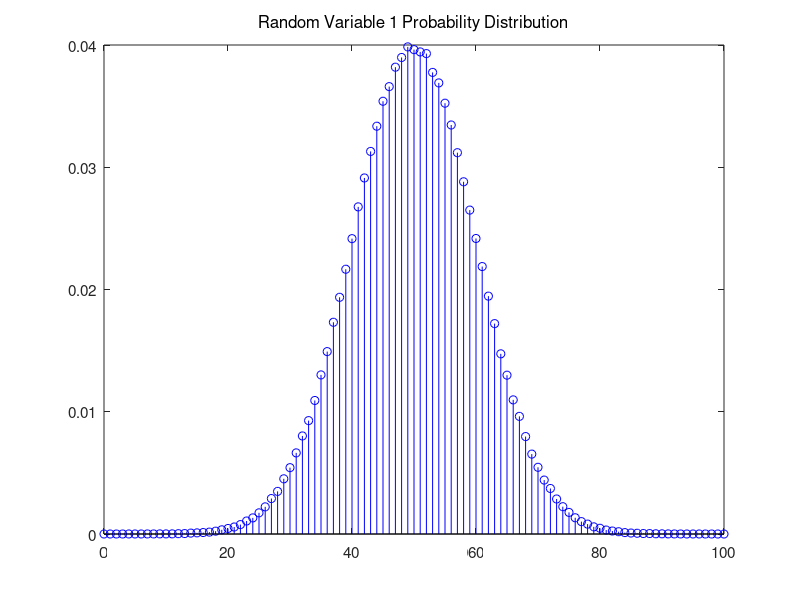

MATLAB code to generate this figure: (Note: this script raises an error after producing the figure.)
% ELEC 326
% Group Simulation Activity 1
% Question 2 - Part II
% Emma Chan, Charlotte Lombard, Jack Mason, Jake Moffat

% Prompt: For each RV, write a MATLAB code to count the number of times each number {0,1,2,. . . ,100}
% is observed and save them in vectors H1, H2 and H3. Then divide H1, H2 and H3 by the
% number of trials (1 million) and plot them.

% Load the RVs
RV1 = load('RV1.mat').RV1;
RV2 = load('RV2.mat').RV2;
RV3 = load('RV3.mat').RV3;
RV = 0:100;

% First random variable
% Count the occurences for each value
H1 = zeros(1, 101);
for i = 1:length(RV1)
    H1(RV1(i) + 1) = H1(RV1(i) + 1) + 1;
end
H1 = H1/length(RV1);

% Probability Distribution Plot
plot1 = figure('Name', 'Random Variable');
stem(RV, H1, 'b');
title('Random Variable 1 Probability Distribution', 'FontWeight', 'normal');
set(gca, 'FontSize', 11);
axis1 = gca;
axis1.XLabel.String = 'Random Variable 1';
axis1.XLim = [0, 100];
axis1.YLabel.String = 'f_1(RV1)';

% Mean Estimate
mean1 = sum(RV1)/length(RV1);

% Variance Estimate
variance1 = 0;
for i = 1:length(RV1)
    variance1 = variance1 + (RV1(i) - mean1)^2;
end
variance1 = variance1/length(RV1);

% Normal distribution including the estimated mean and variance
x1 = linspace(0, 100, 10000);
f_x1 = exp(-1.0 * (x1 - mean1) .* (x1 - mean1) / (2.0 * variance1)) / sqrt(2.0 * pi * variance1);

% Normal Distribution Plot
hold on;
plot(x1, f_x1, 'k', 'LineWidth', 3);
legend('Sample Data', 'Normal Distribution', 'Location', 'North East');
hold off;

% Second random variable
% Count the occurences for each value
H2 = zeros(1, 101);
for i = 1:length(RV2)
    H2(RV2(i) + 1) = H2(RV2(i) + 1) + 1;
end
H2 = H2/length(RV2);

% Probability Distribution Plot
plot2 = figure('Name', 'Random Variable');
stem(RV, H2, 'p');
title('Random Variable 2 Probability Distribution', 'FontWeight', 'normal');
set(gca, 'FontSize', 11);
axis2 = gca;
axis2.XLabel.String = 'Random Variable 2';
axis2.XLim = [0, 100];
axis2.YLabel.String = 'f_2(RV2)';

% Mean Estimate
mean2 = sum(RV2)/length(RV2);

% Variance Estimate
variance2 = 0;
for i = 1:length(RV2)
    variance2 = variance2 + (RV2(i) - mean2)^2;
end
variance2 = variance2/length(RV2);

% Normal distribution including the estimated mean and variance
x2 = linspace(0, 100, 10000);
f_x2 = exp(-1.0 * (x2 - mean2) .* (x2 - mean2) / (2.0 * variance2)) / sqrt(2.0 * pi * variance2);

% Normal Distribution Plot
hold on;
plot(x2, f_x2, 'k', 'LineWidth', 3);
legend('Sample Data', 'Normal Distribution', 'Location', 'North East');
hold off;

% Third random variable
% Count the occurences for each value
H3 = zeros(1, 101);
for i = 1:length(RV3)
    H3(RV3(i) + 1) = H3(RV3(i) + 1) + 1;
end
H3 = H3/length(RV3);

% Probability Distribution Plot
plot3 = figure('Name', 'Random Variable');
stem(RV, H3, 'g');
title('Random Variable 3 Probability Distribution', 'FontWeight', 'normal');
set(gca, 'FontSize', 11);
axis3 = gca;
axis3.XLabel.String = 'Random Variable 3';
axis3.XLim = [0, 100];
axis3.YLabel.String = 'f_3(RV3)';

% Mean Estimate
mean3 = sum(RV3)/length(RV3);

% Variance Estimate
variance3 = 0;
for i = 1:length(RV3)
    variance3 = variance3 + (RV3(i) - mean3)^2;
end
variance3 = variance3/length(RV3);

% Normal distribution including the estimated mean and variance
x3 = linspace(0, 100, 10000);
f_x3 = exp(-1.0 * (x3 - mean3) .* (x3 - mean3) / (2.0 * variance3)) / sqrt(2.0 * pi * variance3);

% Normal Distribution Plot
hold on;
plot(x3, f_x3, 'k', 'LineWidth', 3);
legend('Sample Data', 'Normal Distribution', 'Location', 'North East');
hold off;
